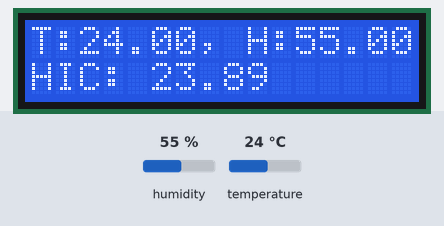
A sketch run on a simulated Arduino Uno, built with avr-gcc and run on an emulated ATmega328P. Parts: 16×2 character LCD. Wiring (inferred from the names in the program): DHT11 sensor: data pin 4. The test bench sets the inputs (shaded band); at power-on: humidity 55 %, temperature 24 °C.

Above: at 2.9 s.
3.0 s: humidity set to 22 %
At 5.4 s:
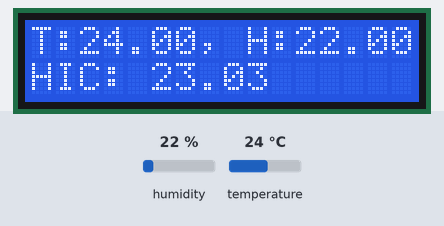
6.4 s: temperature set to 12 °C
At 8.4 s:
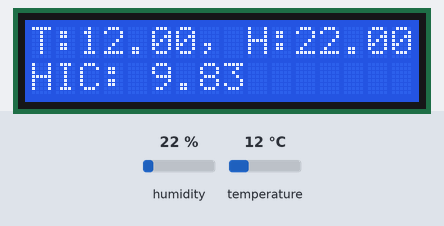
9.8 s: humidity set to 40 %
At 12.1 s:
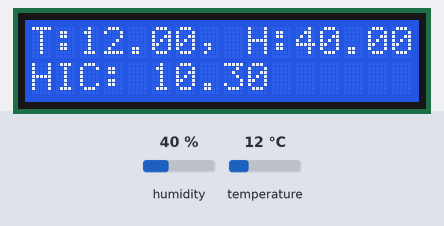
13.2 s: temperature set to 19 °C
At 15.1 s:
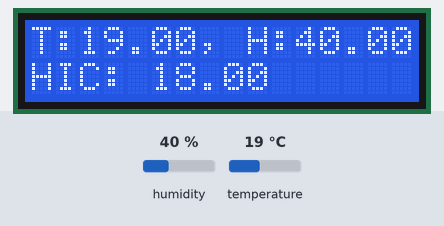
Timing chart, 0 to 16.6 s (numbered marks = the images above; inputs shaded):
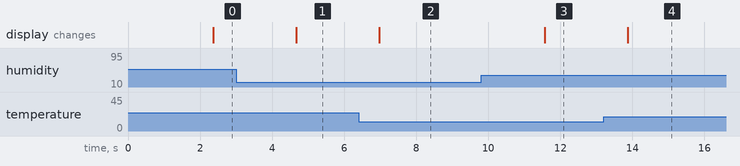

Measured:
- after the input at 3.0 s, the display: changes after 1.7 s (image 1)
- after the input at 6.4 s, the display: changes after 0.57 s (image 2)
- after the input at 9.8 s, the display: changes after 1.8 s (image 3)
- after the input at 13.2 s, the display: changes after 0.68 s (image 4)

The sketch:

dht_lcd.ino
```cpp
#include<Wire.h>
#include<LiquidCrystal_I2C.h>
#include "DHT.h"

#define DHTTYPE DHT11

#define dht_pin 4

LiquidCrystal_I2C lcd(0x27, 16, 2);

DHT dht(dht_pin, DHTTYPE);
void setup() {
  // put your setup code here, to run once:
  lcd.begin();
  dht.begin();
}

void loop() {
  delay(2000);
  // put your main code here, to run repeatedly:
  float h = dht.readHumidity();
  float t = dht.readTemperature();
  if(isnan(h) || isnan(t)){
    lcd.clear();
    lcd.print("DHT read Failed!");
    delay(500);
    lcd.clear();

    return;
  }
  float hic = dht.computeHeatIndex(t,h,false);

  lcd.clear();
  lcd.print("T:");
  lcd.print(t);
  lcd.print(", H:");
  lcd.print(h);
  lcd.setCursor(0,1);
  lcd.print("HIC: ");
  lcd.print(hic);
}
```
